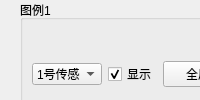
  <widget class="QDockWidget" name="dockChannel">
   <property name="windowTitle">
    <string>图例设置</string>
   </property>
   <attribute name="dockWidgetArea">
    <number>1</number>
   </attribute>
   <widget class="QWidget" name="dockWidgetContents">
    <widget class="QGroupBox" name="groupBox">
     <property name="geometry">
      <rect>
       <x>20</x>
       <y>0</y>
       <width>301</width>
       <height>351</height>
      </rect>
     </property>
     <property name="title">
      <string>图例1</string>
     </property>
     <layout class="QVBoxLayout" name="verticalLayout">
      <item>
       <layout class="QHBoxLayout" name="horizontalLayout_6" stretch="1,0,0,0">
        <item>
         <widget class="QComboBox" name="comboBox_ch_Sensor_1">
          <item>
           <property name="text">
            <string>1号传感器</string>
           </property>
          </item>
         </widget>
        </item>
        <item>
         <widget class="QCheckBox" name="checkBox__chx_com_1">
          <property name="text">
           <string>显示</string>
          </property>
          <property name="checked">
           <bool>true</bool>
          </property>
         </widget>
        </item>
        <item>
         <widget class="QPushButton" name="pushButton1_max">
          <property name="text">
           <string>全屏</string>
          </property>
         </widget>
        </item>
        <item>
         <widget class="QPushButton" name="pushButton_Clear_1">
          <property name="text">
           <string>复位</string>
          </property>
         </widget>
        </item>
       </layout>
      </item>
      <item>
       <layout class="QHBoxLayout" name="horizontalLayout_ch_com_1" stretch="0,1,0,0">
        <item>
         <widget class="QComboBox" name="comboBox_chx_com_1">
          <item>
           <property name="text">
            <string>通道1</string>
           </property>
          </item>
          <item>
           <property name="text">
            <string>通道2</string>
           </property>
          </item>
          <item>
           <property name="text">
            <string>通道3</string>
           </property>
          </item>
          <item>
           <property name="text">
            <string>通道4</string>
           </property>
          </item>
          <item>
           <property name="text">
            <string>通道5</string>
           </property>
          </item>
          <item>
           <property name="text">
            <string>通道6</string>
           </property>
          </item>
          <item>
           <property name="text">
            <string>通道7</string>
           </property>
          </item>
          <item>
           <property name="text">
            <string>通道8</string>
           </property>
          </item>
         </widget>
        </item>
        <item>
         <widget class="Line" name="line_chx_com_1">
          <property name="frameShadow">
           <enum>QFrame::Plain</enum>
          </property>
          <property name="lineWidth">
           <number>20</number>
          </property>
          <property name="orientation">
           <enum>Qt::Horizontal</enum>
          </property>
         </widget>
        </item>
        <item>
         <widget class="QPushButton" name="pushButton_chx_com_1">
          <property name="text">
           <string>修改</string>
          </property>
         </widget>
        </item>
        <item>
         <widget class="QPushButton" name="pushButton_chart_1">
          <property name="palette">
           <palette>
            <active/>
            <inactive/>
            <disabled/>
           </palette>
          </property>
          <property name="autoFillBackground">
           <bool>false</bool>
          </property>
          <property name="text">
           <string>GPU渲染</string>
          </property>
         </widget>
        </item>
       </layout>
      </item>
      <item>
       <layout class="QHBoxLayout" name="horizontalLayout" stretch="0,0,0">
        <item>
         <widget class="QCheckBox" name="checkBox_chart1_sample">
          <property name="text">
           <string>采样率：</string>
          </property>
         </widget>
        </item>
        <item>
         <widget class="QLineEdit" name="lineEdit_chx_com_1">
          <property name="sizePolicy">
           <sizepolicy hsizetype="Expanding" vsizetype="Fixed">
            <horstretch>0</horstretch>
            <verstretch>0</verstretch>
           </sizepolicy>
          </property>
          <property name="maxLength">
           <number>5</number>
          </property>
         </widget>
        </item>
        <item>
         <widget class="QPushButton" name="pushButton_sampleSet_1">
          <property name="text">
           <string>设置</string>
          </property>
         </widget>
        </item>
       </layout>
      </item>
      <item>
       <layout class="QGridLayout" name="gridLayout">
        <item row="0" column="0">
         <widget class="QCheckBox" name="checkBox_com1_ch_1">
          <property name="text">
           <string>通道1</string>
          </property>
          <property name="checked">
           <bool>true</bool>
          </property>
         </widget>
        </item>
        <item row="0" column="1">
         <widget class="QCheckBox" name="checkBox_com1_ch_2">
          <property name="text">
           <string>通道2</string>
          </property>
          <property name="checked">
           <bool>true</bool>
          </property>
         </widget>
        </item>
        <item row="0" column="2">
         <widget class="QCheckBox" name="checkBox_com1_ch_3">
          <property name="text">
           <string>通道3</string>
          </property>
          <property name="checked">
           <bool>true</bool>
          </property>
         </widget>
        </item>
        <item row="0" column="3">
         <widget class="QCheckBox" name="checkBox_com1_ch_4">
          <property name="text">
           <string>通道4</string>
          </property>
          <property name="checked">
           <bool>true</bool>
          </property>
         </widget>
        </item>
        <item row="1" column="0">
         <widget class="QCheckBox" name="checkBox_com1_ch_5">
          <property name="text">
           <string>通道5</string>
          </property>
          <property name="checked">
           <bool>true</bool>
          </property>
         </widget>
        </item>
        <item row="1" column="1">
         <widget class="QCheckBox" name="checkBox_com1_ch_6">
          <property name="text">
           <string>通道6</string>
          </property>
          <property name="checked">
           <bool>true</bool>
          </property>
         </widget>
        </item>
        <item row="1" column="2">
         <widget class="QCheckBox" name="checkBox_com1_ch_7">
          <property name="text">
           <string>通道7</string>
          </property>
          <property name="checked">
           <bool>true</bool>
          </property>
         </widget>
        </item>
        <item row="1" column="3">
         <widget class="QCheckBox" name="checkBox_com1_ch_8">
          <property name="text">
           <string>通道8</string>
          </property>
          <property name="checked">
           <bool>true</bool>
          </property>
         </widget>
        </item>
       </layout>
      </item>
     </layout>
    </widget>
   </widget>
  </widget>
